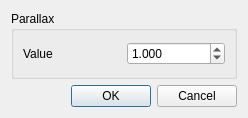
<?xml version="1.0" encoding="UTF-8"?>
<ui version="4.0">
 <class>ParallaxTiledDialog</class>
 <widget class="QDialog" name="ParallaxTiledDialog">
  <property name="geometry">
   <rect>
    <x>0</x>
    <y>0</y>
    <width>248</width>
    <height>118</height>
   </rect>
  </property>
  <property name="windowTitle">
   <string>parallax</string>
  </property>
  <layout class="QVBoxLayout" name="verticalLayout">
   <item>
    <widget class="QGroupBox" name="groupBox">
     <property name="title">
      <string>Parallax</string>
     </property>
     <layout class="QGridLayout" name="_6">
      <item row="0" column="0">
       <widget class="QLabel" name="parallaxLabelX">
        <property name="text">
         <string>Value</string>
        </property>
        <property name="buddy">
         <cstring>parallaxValueX</cstring>
        </property>
       </widget>
      </item>
      <item row="0" column="1">
       <widget class="QDoubleSpinBox" name="parallaxValueX">
        <property name="decimals">
         <number>3</number>
        </property>
        <property name="singleStep">
         <double>0.001000000000000</double>
        </property>
        <property name="value">
         <double>1.000000000000000</double>
        </property>
       </widget>
      </item>
     </layout>
    </widget>
   </item>
   <item>
    <widget class="QDialogButtonBox" name="okButtonBox">
     <property name="orientation">
      <enum>Qt::Horizontal</enum>
     </property>
     <property name="standardButtons">
      <set>QDialogButtonBox::Cancel|QDialogButtonBox::Ok</set>
     </property>
    </widget>
   </item>
  </layout>
 </widget>
 <tabstops>
  <tabstop>okButtonBox</tabstop>
 </tabstops>
 <resources/>
 <connections>
  <connection>
   <sender>okButtonBox</sender>
   <signal>accepted()</signal>
   <receiver>ParallaxTiledDialog</receiver>
   <slot>accept()</slot>
   <hints>
    <hint type="sourcelabel">
     <x>227</x>
     <y>376</y>
    </hint>
    <hint type="destinationlabel">
     <x>157</x>
     <y>274</y>
    </hint>
   </hints>
  </connection>
  <connection>
   <sender>okButtonBox</sender>
   <signal>rejected()</signal>
   <receiver>ParallaxTiledDialog</receiver>
   <slot>reject()</slot>
   <hints>
    <hint type="sourcelabel">
     <x>232</x>
     <y>382</y>
    </hint>
    <hint type="destinationlabel">
     <x>241</x>
     <y>274</y>
    </hint>
   </hints>
  </connection>
 </connections>
</ui>
